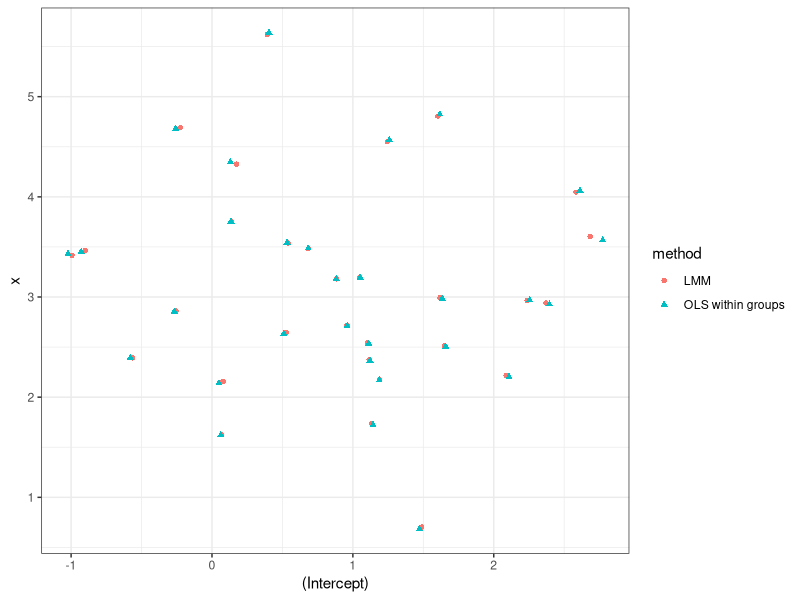

This chart was generated by the following R code:
## ---- chunk 1
library(tidyverse)
library(lme4)

set.seed(29234)

# simulation parameters
ni <- 100 # observations per group
m <- 30 # number of groups
var_x <- 1 
var_e <- 1 # residual variance
var_a <- 1 # variance of random intercept
var_b <- 1 # variance of random slope
beta0 <- 1 # overall intercept
beta1 <- 3 # overall slope

# generate group ids and X
group_id <- rep(1:m, each=ni)
x_means <- rnorm(m, sd=sqrt(var_x))[group_id]
x <- x_means + rnorm(ni*m)

# generate a, b, y
a <- rnorm(m, sd = sqrt(var_a))[group_id]
b <- rnorm(m, sd = sqrt(var_b))[group_id]
y <- beta0 + a + beta1*x + b*x + rnorm(m*ni, sd=sqrt(var_e))
## ---- chunk 2
# fit the model
m1 <- lmer(y ~ x + (x|group_id))

# coefficients from the mixed model
mixed_models <- coefficients(m1)$group_id
## ---- chunk 3
lm_models <- data.frame(x, y, group_id) |>
  nest_by(group_id) |>
  mutate(model = list(lm(y ~ x, data = data))) |> 
  reframe(broom::tidy(model)) |>
  select(group_id, term, estimate) |>
  pivot_wider(names_from = term, 
              values_from = estimate)
## ---- chunk 4
mixed_models |>
  mutate(group_id = 1:m,
         method = "LMM") |>
  bind_rows(lm_models |> 
              mutate(method = "OLS within groups")) |>
  ggplot(aes(x = `(Intercept)`,
             y = x,
             color = method, shape=method)) +
  geom_point() +
  theme_bw()
## ---- chunk 5
i <- 1
Gi <- Matrix::bdiag(VarCorr(m1))
Zi <- cbind(1, x[group_id == i])
s2 <- as.data.frame(VarCorr(m1))$vcov[4]
Wi <- Gi %*% solve(Gi + s2 * solve(t(Zi) %*% Zi))
## ---- chunk 6
Wi %*% lm_models[i,2:3] + (diag(2) - Wi) %*% summary(m1)$coefficients[,1]
